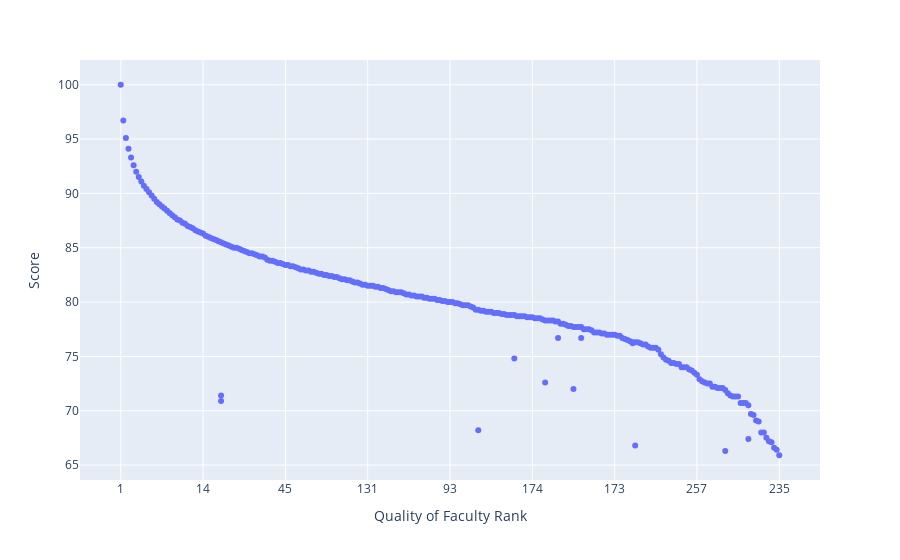

The code cell stored with this chart in its notebook:
### Code cell
px.scatter(df1,'Quality of Faculty Rank','Score').update_xaxes(nticks=9)

### Figure 1 — Plotly figure (JSON) as saved in the notebook; plotly's stock layout.template omitted (floating-point values rounded to 4 significant figures; data arrays with more than 128 entries replaced by an {"elided": "..."} marker saying what was removed)
{"data": [{"hovertemplate": "Quality of Faculty Rank=%{x}<br>Score=%{y}<extra></extra>", "legendgroup": "", "marker": {"color": "#636efa", "symbol": "circle"}, "mode": "markers", "name": "", "orientation": "v", "showlegend": false, "type": "scatter", "x": {"elided": "269 str values"}, "xaxis": "x", "y": {"elided": "269 float values"}, "yaxis": "y"}], "layout": {"legend": {"tracegroupgap": 0}, "margin": {"t": 60}, "xaxis": {"anchor": "y", "domain": [0, 1], "nticks": 9, "title": {"text": "Quality of Faculty Rank"}}, "yaxis": {"anchor": "x", "domain": [0, 1], "title": {"text": "Score"}}}}
